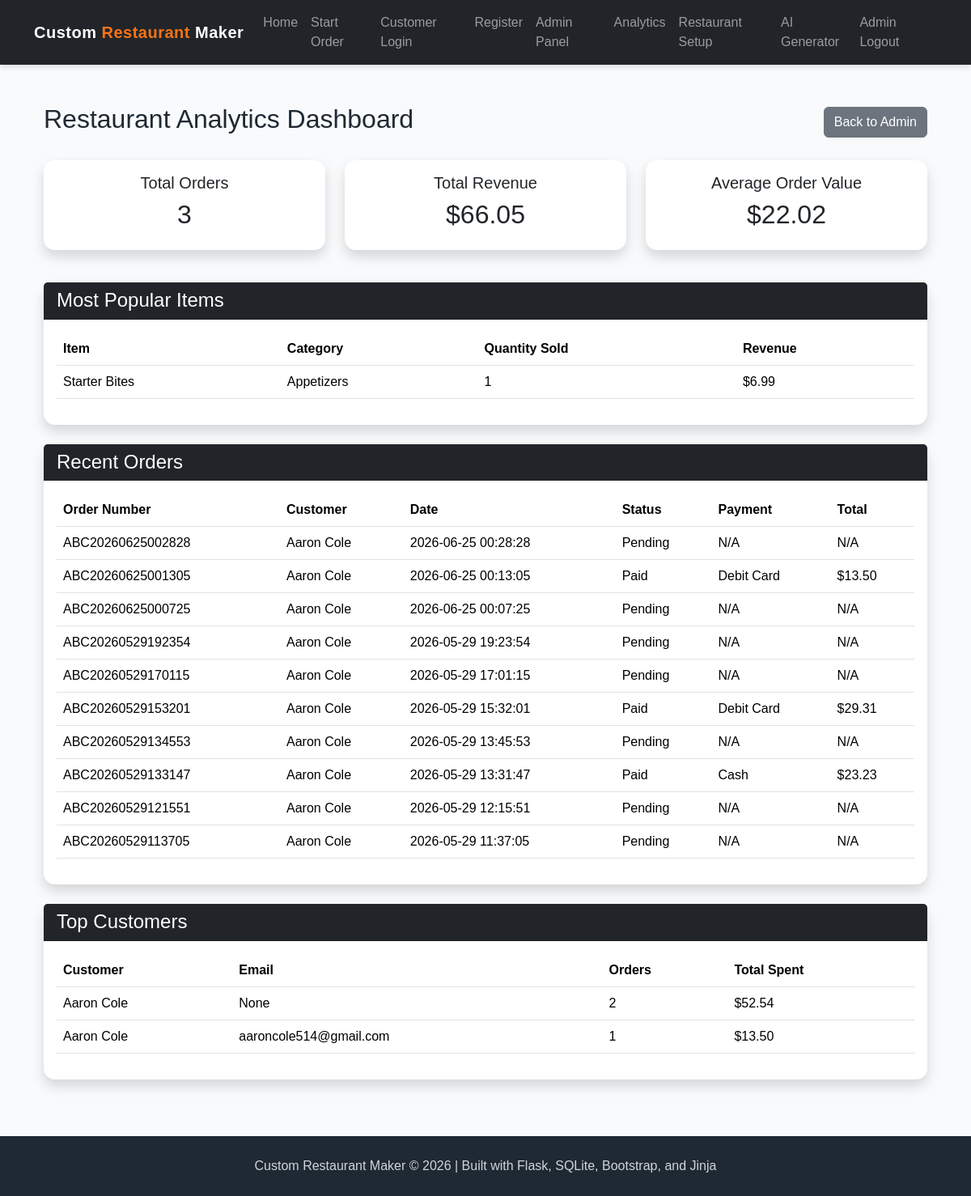
The page /admin/analytics (signed in) on the database as committed earlier.
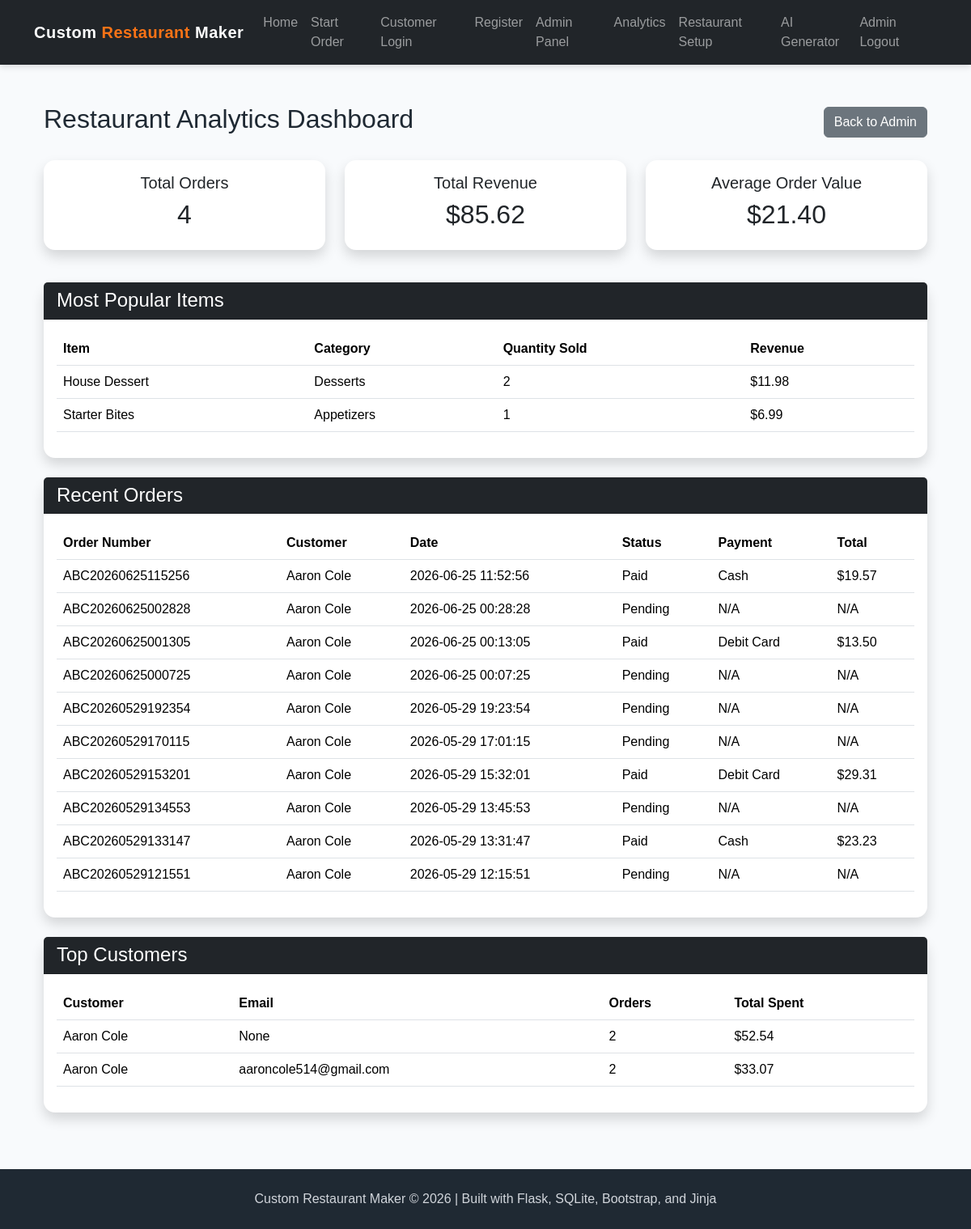
The same page on the database as committed later.
### tables this page shows
CREATE TABLE menu (
    menu_id INTEGER PRIMARY KEY AUTOINCREMENT,
    name TEXT NOT NULL,
    category TEXT NOT NULL,
    price REAL NOT NULL,
    description TEXT
, image_filename TEXT);

CREATE TABLE orders (
    order_id INTEGER PRIMARY KEY AUTOINCREMENT,
    customer_id INTEGER NOT NULL,
    order_number TEXT UNIQUE NOT NULL,
    date_time TEXT NOT NULL, status TEXT DEFAULT 'Pending', payment_method TEXT, total_amount REAL,
    FOREIGN KEY (customer_id) REFERENCES customers(customer_id)
);

CREATE TABLE customers (
    customer_id INTEGER PRIMARY KEY AUTOINCREMENT,
    name TEXT NOT NULL,
    street_address TEXT,
    city TEXT,
    state TEXT,
    zip_code TEXT,
    phone_number TEXT
, email TEXT, password_hash TEXT, created_at TEXT);

### app.py (the view)
@app.route("/admin/analytics")
def admin_analytics():
    if not session.get("admin_logged_in"):
        flash("Please log in to view analytics.", "warning")
        return redirect("/login")
    conn = get_db()
    cur = conn.cursor()
    cur.execute("""
        SELECT
            COUNT(*) AS total_orders,
            COALESCE(SUM(total_amount), 0) AS total_revenue,
            COALESCE(AVG(total_amount), 0) AS average_order_value
        FROM orders
        WHERE status = 'Paid'
    """)
    summary = cur.fetchone()
    cur.execute("""
        SELECT
            m.name,
            m.category,
            SUM(oi.quantity) AS total_sold,
            SUM(oi.quantity * m.price) AS item_revenue
        FROM order_items oi
        JOIN menu m ON oi.menu_id = m.menu_id
        GROUP BY m.menu_id, m.name, m.category
        ORDER BY total_sold DESC
        LIMIT 5
    """)
    popular_items = cur.fetchall()
    cur.execute("""
        SELECT
            o.order_number,
            o.date_time,
            o.status,
            o.payment_method,
            o.total_amount,
            c.name AS customer_name
        FROM orders o
        JOIN customers c ON o.customer_id = c.customer_id
        ORDER BY o.date_time DESC
        LIMIT 10
    """)
    recent_orders = cur.fetchall()
    cur.execute("""
        SELECT
            c.name,
            c.email,
            COUNT(o.order_id) AS order_count,
            COALESCE(SUM(o.total_amount), 0) AS total_spent
        FROM customers c
        JOIN orders o ON c.customer_id = o.customer_id
        WHERE o.status = 'Paid'
        GROUP BY c.customer_id, c.name, c.email
        ORDER BY total_spent DESC
        LIMIT 5
    """)
    top_customers = cur.fetchall()
    conn.close()
    return render_template(
        "admin_analytics.html",
        summary=summary,
        popular_items=popular_items,
        recent_orders=recent_orders,
        top_customers=top_customers
    )

### app.py (called while the page is built)
def get_db():
    conn = sqlite3.connect("project4.db")
    conn.row_factory = sqlite3.Row
    return conn

### templates/admin_analytics.html (shortened to what the changed rows need)
{% extends "base.html" %}
{% block content %}
<div class="container mt-5">
    <div class="d-flex justify-content-between align-items-center mb-4">
        <h2>Restaurant Analytics Dashboard</h2>
    </div>
    <div class="row mb-4">
        <div class="col-md-4 mb-3">
            <div class="card shadow text-center">
                <div class="card-body">
                    <h5>Total Orders</h5>
                    <h2>{{ summary["total_orders"] }}</h2>
                </div>
            </div>
        </div>
        <div class="col-md-4 mb-3">
            <div class="card shadow text-center">
                <div class="card-body">
                    <h5>Total Revenue</h5>
                    <h2>${{ "%.2f"|format(summary["total_revenue"]) }}</h2>
                </div>
            </div>
        </div>
        <div class="col-md-4 mb-3">
            <div class="card shadow text-center">
                <div class="card-body">
                    <h5>Average Order Value</h5>
                    <h2>${{ "%.2f"|format(summary["average_order_value"]) }}</h2>
                </div>
            </div>
        </div>
    </div>
    <div class="card shadow mb-4">
        <div class="card-body">
            {% if popular_items %}
                <table class="table table-hover align-middle">
                    <thead>
                        <tr>
                            <th>Item</th>
                            <th>Category</th>
                            <th>Quantity Sold</th>
                            <th>Revenue</th>
                        </tr>
                    </thead>
                    <tbody>
                        {% for item in popular_items %}
                        <tr>
                            <td>{{ item["name"] }}</td>
                            <td>{{ item["category"] }}</td>
                            <td>{{ item["total_sold"] }}</td>
                            <td>${{ "%.2f"|format(item["item_revenue"]) }}</td>
                        </tr>
                        {% endfor %}
                    </tbody>
                </table>
            {% else %}
                <p>No item sales data yet.</p>
            {% endif %}
        </div>
    </div>
    <div class="card shadow mb-4">
        <div class="card-body">
            {% if recent_orders %}
                <table class="table table-hover align-middle">
                    <thead>
                        <tr>
                            <th>Order Number</th>
                            <th>Customer</th>
                            <th>Date</th>
                            <th>Status</th>
                            <th>Payment</th>
                            <th>Total</th>
                        </tr>
                    </thead>
                    <tbody>
                        {% for order in recent_orders %}
                        <tr>
                            <td>{{ order["order_number"] }}</td>
                            <td>{{ order["customer_name"] }}</td>
                            <td>{{ order["date_time"] }}</td>
                            <td>{{ order["status"] or "Pending" }}</td>
                            <td>{{ order["payment_method"] or "N/A" }}</td>
                            <td>
                                {% if order["total_amount"] %}
                                    ${{ "%.2f"|format(order["total_amount"]) }}
                                {% else %}
                                    N/A
                                {% endif %}
                            </td>
                        </tr>
                        {% endfor %}
                    </tbody>
                </table>
            {% else %}
                <p>No recent orders yet.</p>
            {% endif %}
        </div>
    </div>
    <div class="card shadow mb-5">
        <div class="card-body">
            {% if top_customers %}
                <table class="table table-hover align-middle">
                    <thead>
                        <tr>
                            <th>Customer</th>
                            <th>Email</th>
                            <th>Orders</th>
                            <th>Total Spent</th>
                        </tr>
                    </thead>
                    <tbody>
                        {% for customer in top_customers %}
                        <tr>
                            <td>{{ customer["name"] }}</td>
                            <td>{{ customer["email"] }}</td>
                            <td>{{ customer["order_count"] }}</td>
                            <td>${{ "%.2f"|format(customer["total_spent"]) }}</td>
                        </tr>
                        {% endfor %}
                    </tbody>
                </table>
            {% else %}
                <p>No customer spending data yet.</p>
            {% endif %}
        </div>
    </div>
</div>
{% endblock %}

Rows that differ between the two databases and show on the page:
no longer on this page (row unchanged): orders: order_number "ABC20260529113705", customer_name "Aaron Cole", date_time "2026-05-29 11:37:05", status "Pending", order "N/A"
now on this page (row unchanged): menu: name "House Dessert", category "Desserts", total_sold "2", item_revenue "11.98"
added orders: order_number "ABC20260625115256", customer_name "Aaron Cole", date_time "2026-06-25 11:52:56", status "Paid", payment_method "Cash", total_amount "19.57"
computed for customers "aaroncole514@gmail.com": order_count "1" → "2"; total_spent "13.50" → "33.07"
Other text that changed with them:
{{ summary["total_orders"] }}: "3" → "4"
{{ "%.2f"|format(summary["total_revenue"]) }}: "66.05" → "85.62"
{{ "%.2f"|format(summary["average_order_value"]) }}: "22.02" → "21.40"
